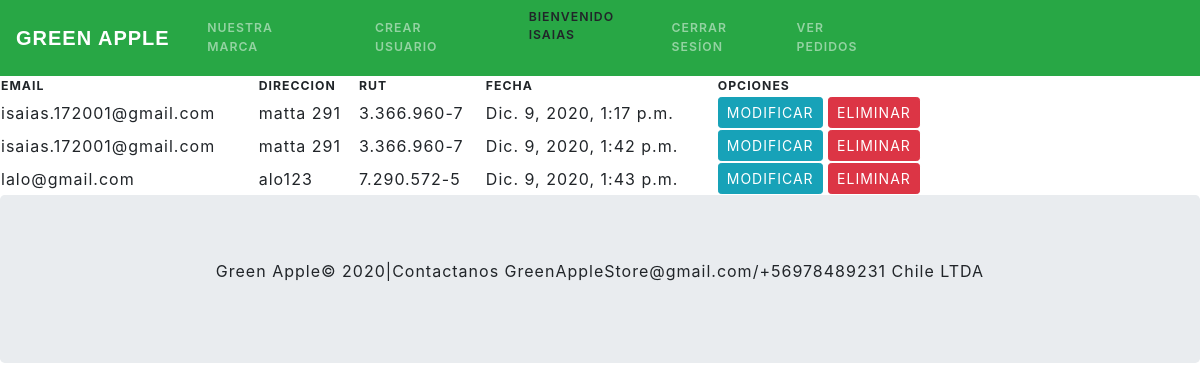
Page /action_page.html (signed in) on the committed database.
### registro/models.py (models this page shows, shortened)
class Pedido(models.Model):
    direccion=models.CharField(max_length=100, blank=True, null=True)
    email=models.EmailField()
    rut=models.CharField(max_length=12)
    fechahora=models.DateTimeField(auto_now=False,auto_now_add=True)

### registro/views.py (the view)
# urls.py: path('action_page.html', views.action, name='cuenta.html'),
@login_required
def action(request):
    pedido = Pedido.objects.all()
    data ={'pedidos' : pedido
    }
    return render(request, "action_page.html", data)

### registro/templates/action_page.html (shortened to what this page needs)
{% extends 'base.html' %}
{% load static %}
{% block contenido %}
    <table style="width:80%">
        <tr>
            <th>email</th>
            <th>direccion</th>
            <th>rut</th>
            <th>fecha</th>
            <th>Opciones</th>
        </tr>
    {% if pedidos %}
    {% for pedido in pedidos%}
    <tr>
<td>{{pedido.email}}</td>
<td>{{pedido.direccion}}</td>
<td>{{pedido.rut}}</td>
<td>{{pedido.fechahora}}</td>
{% if user.is_superuser %}
<td>
    <a href="{% url 'modificar_pedido' pedido.id%}" class="btn btn-info btn-sm">Modificar</a>
    <a href="{% url 'eliminar_pedido' pedido.id%}" class="btn btn-danger btn-sm">Eliminar</a>
    {% else %}
    {% if user.is_authenticated %}
                                {{user}} &nbsp;&nbsp;
                            {% endif %}
                        {% endif %}
</td>
    </tr>
    {% endfor %}
    {%endif%}
</table>
{%endblock%}

### registro/templates/base.html (shortened to what this page needs)
{% load static %}
<!DOCTYPE html>
<html class="no-js">
<head>
    <link rel="stylesheet" href="">
    <link rel="stylesheet" href="{% static 'css/bostrap.css' %}">
    <link rel="stylesheet" href="{% static 'css/font.css' %}">
    <link rel="stylesheet" href="">
    <link rel="stylesheet" href="https://stackpath.bootstrapcdn.com/bootstrap/4.1.0/css/bootstrap.min.css"
>
</head>
<body>
    <nav class="navbar navbar-expand-sm bg-success navbar-dark">
        <a class="navbar-brand funt" href="inicio.html" style="
        font-family: cursive, sans-serif;  ">Green Apple</a>
        <div class="collapse navbar-collapse" id="collapsibleNavbar">
            <ul class="navbar-nav">
                <li class="nav-item">
                    <a style="margin-left: 10%;" class="nav-link" href="tienda.html">Nuestra marca</a>
                </li>
                <li class="nav-item">
                    <a style="margin-left: 10%;" class="nav-link" href="cuenta.html">Crear Usuario</a>
                </li>
                <li>
                    {% if user.is_authenticated %}
                    <div  style="margin-left: 10%;">Bienvenido {{ user.username}}
                        <li>
                        <a style="margin-left: 10%;" class="nav-link" href="/logout">Cerrar Sesíon</a>
                    </li>
                    <li class="nav-item">
                        <a style="margin-left: 10%;" class="nav-link" href="action_page.html">Ver Pedidos</a>
                    </li>
                </div>
                    {% endif %}
                </li>
            </ul>
        </div>
    </nav>
    {%block contenido %}
    {%endblock%}
    <div class="jumbotron text-center " style="margin-bottom:0">
        <p>Green Apple© 2020|Contactanos GreenAppleStore@gmail.com/+56978489231 Chile LTDA</p>
    </div>
</body>
</html>

### rows in the picture
Pedido: email "isaias.172001@gmail.com", direccion "matta 291", rut "3.366.960-7", fechahora "Dic. 9, 2020, 1:17 p.m."
Pedido: email "isaias.172001@gmail.com", direccion "matta 291", rut "3.366.960-7", fechahora "Dic. 9, 2020, 1:42 p.m."
Pedido: email "lalo@gmail.com", direccion "alo123", rut "7.290.572-5", fechahora "Dic. 9, 2020, 1:43 p.m."

### other values in the picture
{{ user.username }} "ISAIAS"
